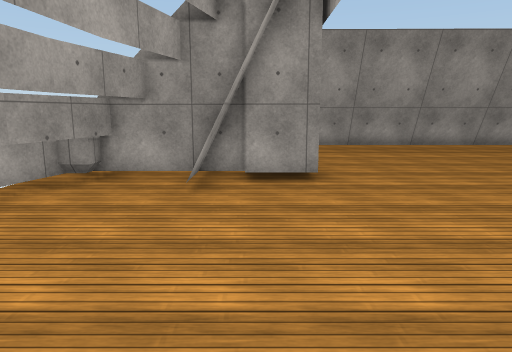
view 1 (above)

16 first-person views from a walk through a Unity game level. The camera is 1.5 m above the floor, tilts 10° down and sees 70° across. The floor is counted in squares, 1 m on a side. Each view is taken from the middle of a square. On the plan, view 1 faces up. The plan holds only what a view shows up to about 16 squares ahead; the rest is blank. The place goes on beyond the plan. Surface patterns are stand-ins for the level's own textures.

view 2
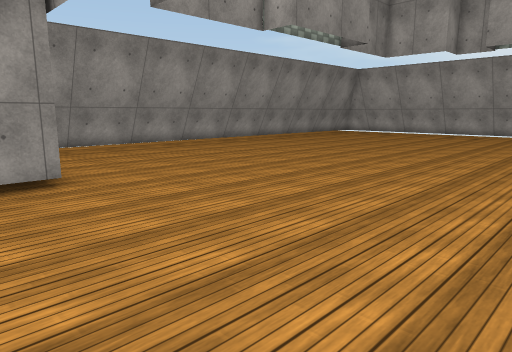

view 3
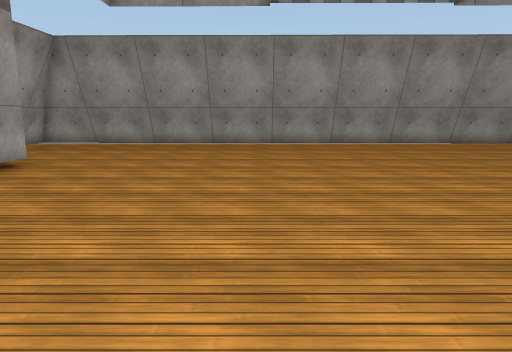

view 4
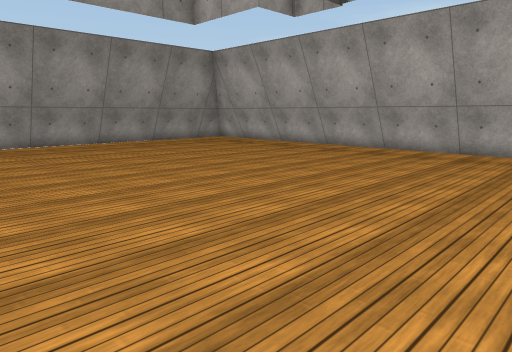

view 5
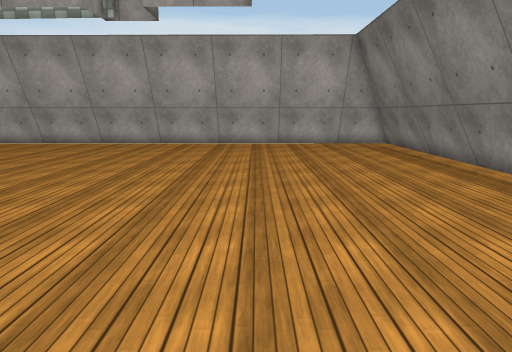

view 6
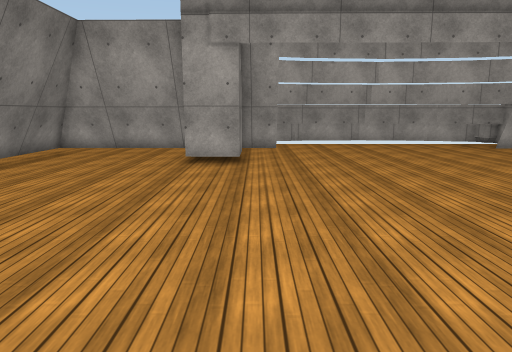

view 7
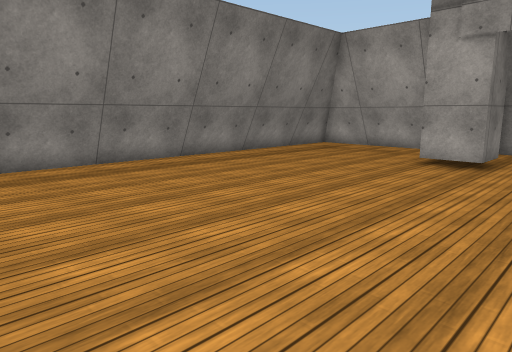

view 8
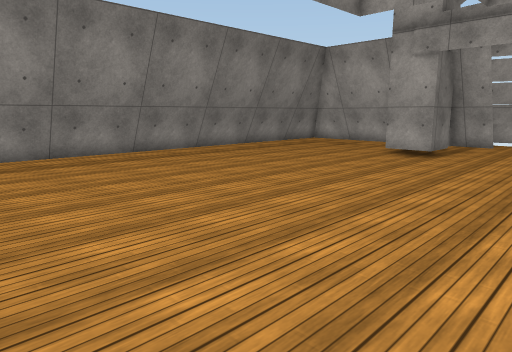

view 9
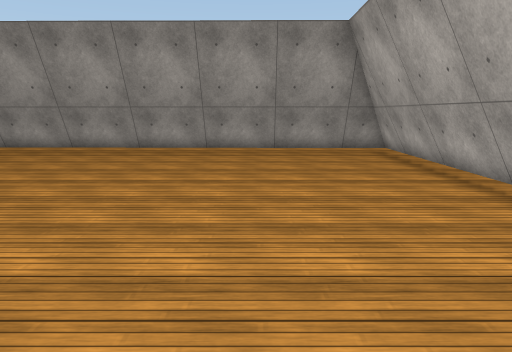

view 10
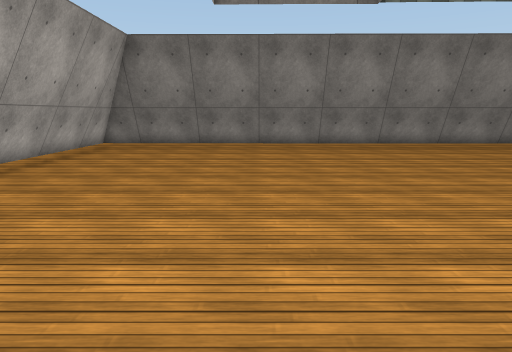

view 11
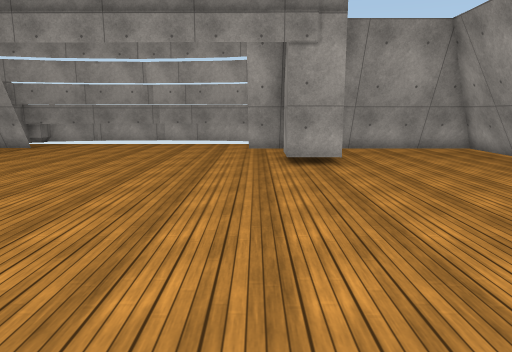

view 12
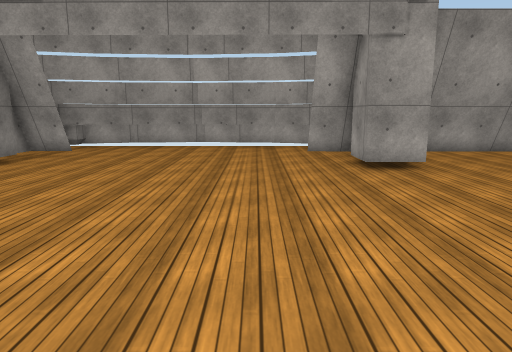

view 13
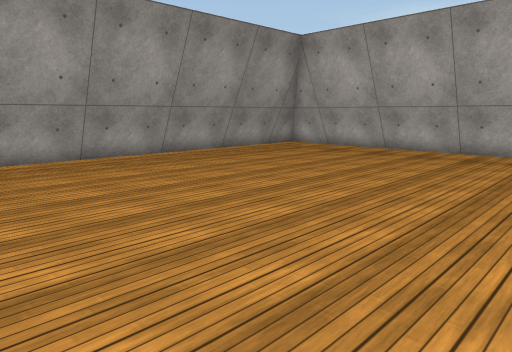

view 14
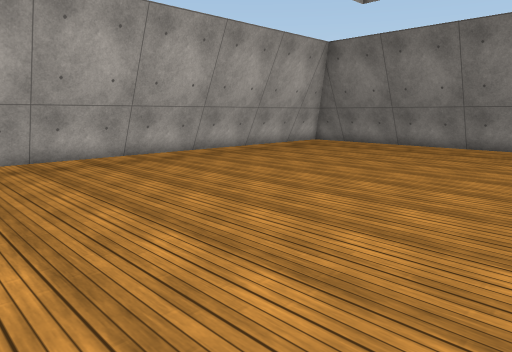

view 15
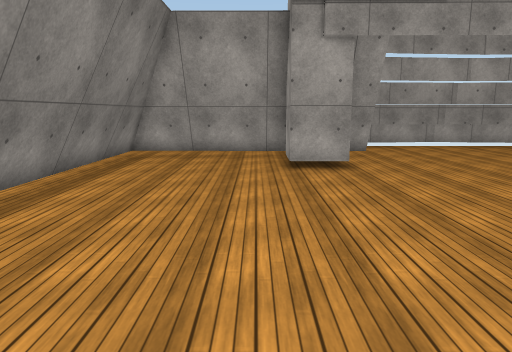

view 16
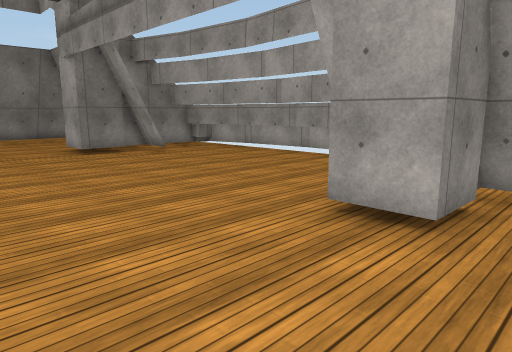

### Floor plan
Key: @ floor where view 1 was taken; # wall or solid block; . floor; = window, fence, low wall or low ledge; ^ raised ledge; v drop or lower ground.
Columns run from 5 left of view 1 to 23 right of it. Each row starts with its distance up from view 1.
 15   ..=====....................
 14   ..########################=
 13   ..#......................#=
 12   ..#......................#=
 11   ..#......................#=
 10    .#......................#=
  9     ###....................#=
  8  ######....................#=
  7 v#..#......................#=
  6 v#.........................#.
  5 ^#.........................#.
  4 ^#.........................#.
  3 ^#.........................#.
  2 ^#.........................#.
  1 ^#.........................#.
  0 ^#...@.....................#.
 -1 v#.........................#.
 -2 ^^..#......................#.
 -3  ^#####....................#.
 -4     ###....................#.
 -5   ..#......................#.
 -6   ..#......................#.
 -7   ..#......................#.
 -8   ..#......................#.
 -9   ..########################.

Positions as (right, up) in squares from view 1, and headings:
1: (0, 0), facing up
2: (-1, 0), facing up-right
3: (8, -1), facing up
4: (10, -1), facing up-right
5: (7, -4), facing right
6: (12, -2), facing left
7: (12, 0), facing down-left
8: (14, 2), facing down-left
9: (18, 1), facing up
10: (16, 6), facing down
11: (12, 7), facing left
12: (11, 5), facing left
13: (10, 4), facing up-right
14: (12, 5), facing down-right
15: (11, -5), facing left
16: (6, 11), facing down-left
